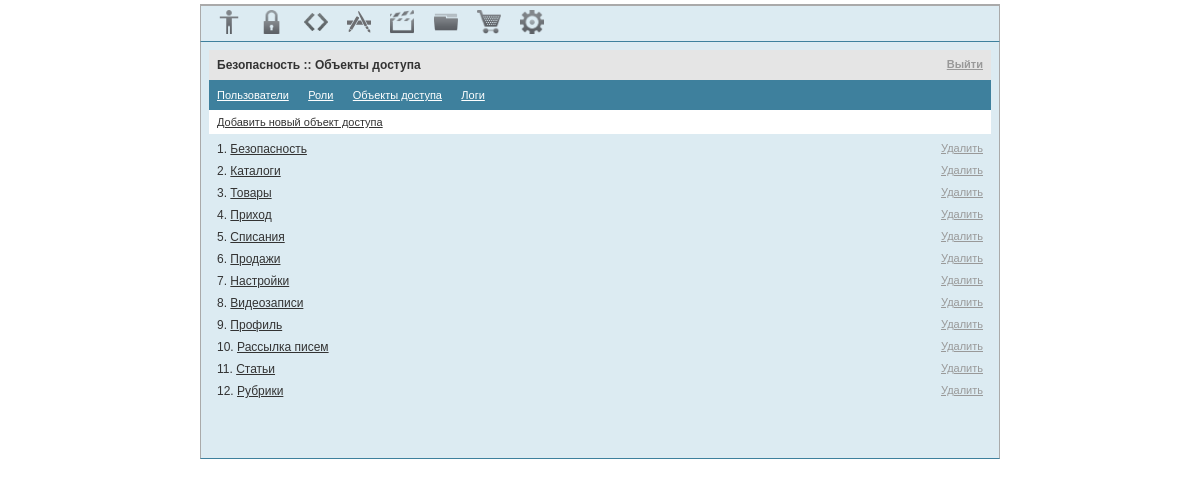
/admin/index.php?p=permission (signed in), run on the app's committed database.
### tables this page shows
CREATE TABLE `permission` (
  `id_permission` int(11) NOT NULL AUTO_INCREMENT,
  `name` varchar(20) DEFAULT NULL,
  PRIMARY KEY (`id_permission`)
);

### common/CPage.php (called while the page is built, shortened)
<?php
abstract class CPage {
        ?>
        <?php
    public function content() {
        if (function_exists('p_content'))
            return p_content();
    }
}
?>

### admin/_permission.php (the view, shortened to what this page needs)
<?php
function p_dark_block() {
    ?>
    <a href="index.php?p=user">Пользователи</a>
    <a href="index.php?p=role">Роли</a>
    <a href="index.php?p=permission">Объекты доступа</a>
    <a href="index.php?p=log">Логи</a>
    <?php
}
function p_navigation() {
    ?>
    <a href="index.php?p=permission_add">Добавить новый объект доступа</a>
    <?php
}
function p_content() {
    $result = mysql_query("SELECT * FROM `permission`") or die(mysql_error());
    $i = 0;
    while ($row = mysql_fetch_array($result)) {
        $id_permission = $row['id_permission'];
        $name = $row['name'];
        ?>
        <div class="list_item">
            <?php echo++$i; ?>. <a href='index.php?p=permission_edit&id_permission=<?php echo $id_permission; ?>'> <?php echo $name; ?></a>
            <a class='small_grey right' href="permission_delete.php?id_permission=<?php echo $id_permission; ?>" onclick="if(!confirm('Вы действительно хотите удалить объект доступа ( <?php echo $row['name']; ?> )?')) return false;">Удалить</a>
        </div>
        <?php
    }
}
?>

### admin/css/general.css (style rules this page uses)
* { margin: 0; padding: 0; direction: ltr; font-family: tahoma, arial, verdana, sans-serif, Lucida Sans; font-size: 12px; color: #333333; }
html,body { background-color: white; }
a { cursor: pointer; }
.small_grey { font-size: 11px; color: #999999; margin-left: 8px; }
.right { float: right; }
.dark_block a { color: white; margin-right: 16px; font-size: 11px; }
.navigation > * { padding: 6px 8px; display: inline-block; }
.navigation a { font-size: 11px; }
.list_item { padding: 4px 8px; }

### data on the page
permission: name "Безопасность"
permission: name "Каталоги"
permission: name "Товары"
permission: name "Приход"
permission: name "Списания"
permission: name "Продажи"
permission: name "Настройки"
permission: name "Видеозаписи"
permission: name "Профиль"
permission: name "Рассылка писем"
permission: name "Статьи"
permission: name "Рубрики"

### other printed values
$page->description() "Безопасность :: Объекты доступа"
